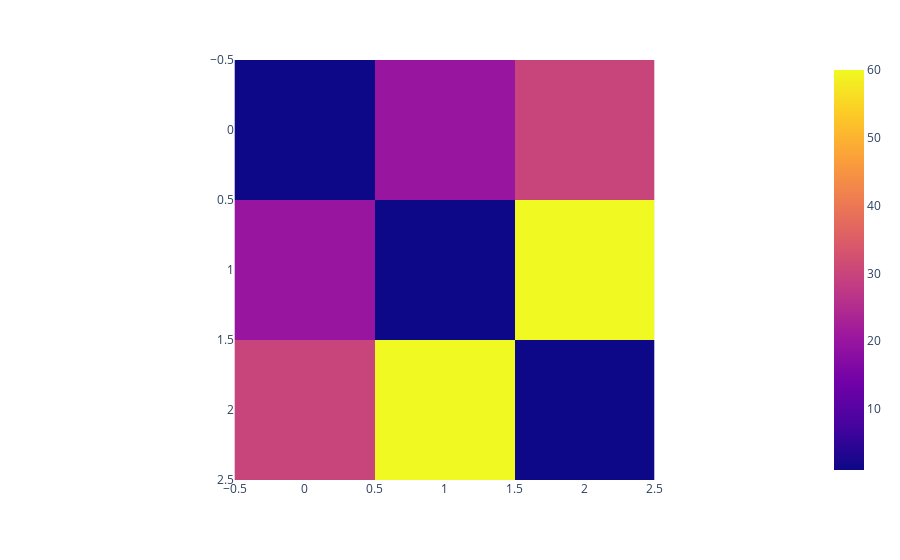

This figure's notebook cell:
### Markdown cell above
### Correlations matrix

### Code cell
data = [[1, 20, 30], [20, 1, 60], [30, 60, 1]]

px.imshow(data)

### Figure 1 — Plotly figure (JSON) as saved in the notebook; plotly's stock layout.template omitted (floating-point values rounded to 4 significant figures)
{"data": [{"coloraxis": "coloraxis", "hovertemplate": "x: %{x}<br>y: %{y}<br>color: %{z}<extra></extra>", "name": "0", "type": "heatmap", "xaxis": "x", "yaxis": "y", "z": [[1, 20, 30], [20, 1, 60], [30, 60, 1]]}], "layout": {"coloraxis": {"colorscale": [[0, "#0d0887"], [0.1111, "#46039f"], [0.2222, "#7201a8"], [0.3333, "#9c179e"], [0.4444, "#bd3786"], [0.5556, "#d8576b"], [0.6667, "#ed7953"], [0.7778, "#fb9f3a"], [0.8889, "#fdca26"], [1, "#f0f921"]]}, "margin": {"t": 60}, "xaxis": {"anchor": "y", "constrain": "domain", "domain": [0, 1], "scaleanchor": "y"}, "yaxis": {"anchor": "x", "autorange": "reversed", "constrain": "domain", "domain": [0, 1]}}}
